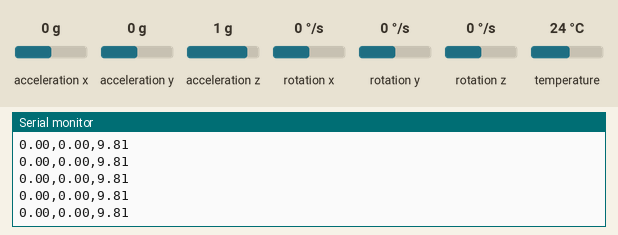
This sketch was run on a simulated Arduino Uno, built with avr-gcc and run on an emulated ATmega328P. Shown: the last lines printed to the serial monitor. Inputs (shaded band) come from the test bench; at power-on: acceleration x 0 g, acceleration y 0 g, acceleration z 1 g, rotation x 0 °/s, rotation y 0 °/s, rotation z 0 °/s, temperature 24 °C.

Above: at 7.8 s.
7.9 s: acceleration x set to -1.4 g
At 8.9 s:
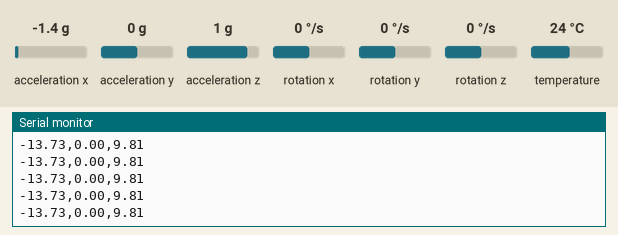
9.4 s: acceleration x set to 1.4 g
At 9.9 s:
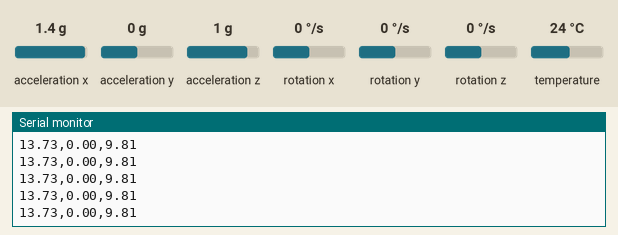
12.4 s: acceleration y set to -1.4 g
At 13.1 s:
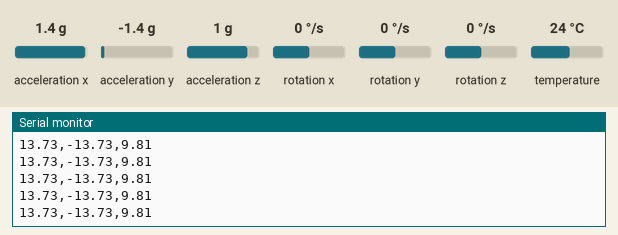
13.9 s: acceleration z set to -1.4 g
At 14.6 s:
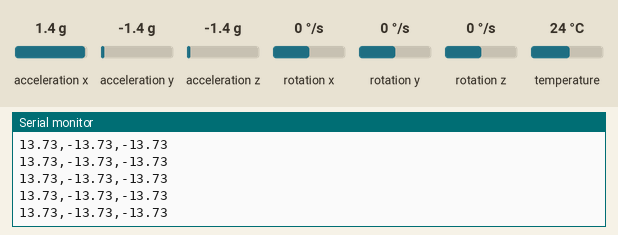
Timing chart, 0 to 16.4 s (numbered marks = the images above; inputs shaded):
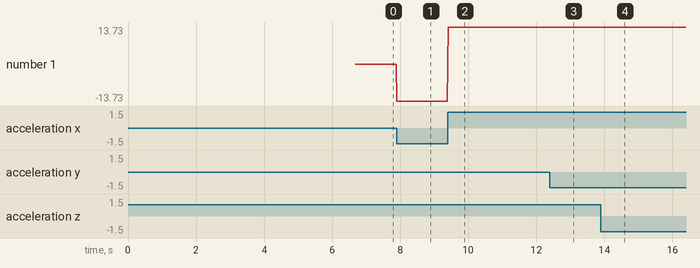

The sketch:

Accel_Calibration.ino
```cpp
#include <Adafruit_MPU6050.h>
#include <Adafruit_Sensor.h>
#include <Wire.h>

Adafruit_MPU6050 mpu;

// Variables to store the calculated error offsets
float ax_error = 0;
float ay_error = 0;
float az_error = 0;

void setup(void) {
  Serial.begin(115200);

  // Initialize the sensor
  if (!mpu.begin()) {
    Serial.println("Failed to find MPU6050 chip");
    while (1) { delay(10); }
  }

  Serial.println("--- ACCELEROMETER CALIBRATION ---");
  Serial.println("Place sensor perfectly FLAT on the table.");
  Serial.println("Calculating offsets in 3... 2... 1...");
  delay(2000); // Time to let go of the wires

  int numSamples = 500;
  for (int i = 0; i < numSamples; i++) {
    sensors_event_t a, g, temp;
    mpu.getEvent(&a, &g, &temp);

    // Sum up the raw readings
    ax_error += a.acceleration.x;
    ay_error += a.acceleration.y;
    // We subtract 9.81 from Z because we expect it to be 1G while flat
    az_error += (a.acceleration.z - 9.81);

    delay(3); // Small delay for stable sampling
  }

  // Calculate the average error
  ax_error /= numSamples;
  ay_error /= numSamples;
  az_error /= numSamples;

  Serial.println("Calibration Complete!");
  Serial.print("X Offset: "); Serial.println(ax_error);
  Serial.print("Y Offset: "); Serial.println(ay_error);
  Serial.print("Z Offset: "); Serial.println(az_error);
  delay(2000);
}

void loop() {
  sensors_event_t a, g, temp;
  mpu.getEvent(&a, &g, &temp);

  // Apply the calibration offsets
  float cleanAX = a.acceleration.x - ax_error;
  float cleanAY = a.acceleration.y - ay_error;
  float cleanAZ = a.acceleration.z - az_error;

  // Print to Serial Plotter
  // X and Y should be 0.0, Z should be 9.81
  Serial.print(cleanAX);
  Serial.print(",");
  Serial.print(cleanAY);
  Serial.print(",");
  Serial.println(cleanAZ);

  delay(20);
}
```

Measured:
- after the input at 7.9 s, the serial monitor: prints a new line at once (image 1)
- after the input at 9.4 s, the serial monitor: prints a new line at once (image 2)
- after the input at 12.4 s, the serial monitor: prints a new line at once (image 3)
- after the input at 13.9 s, the serial monitor: prints a new line at once (image 4)
- plotted number 1: 0 → -13.73 after the input at 7.9 s, -13.73 → 13.73 after the input at 9.4 s
